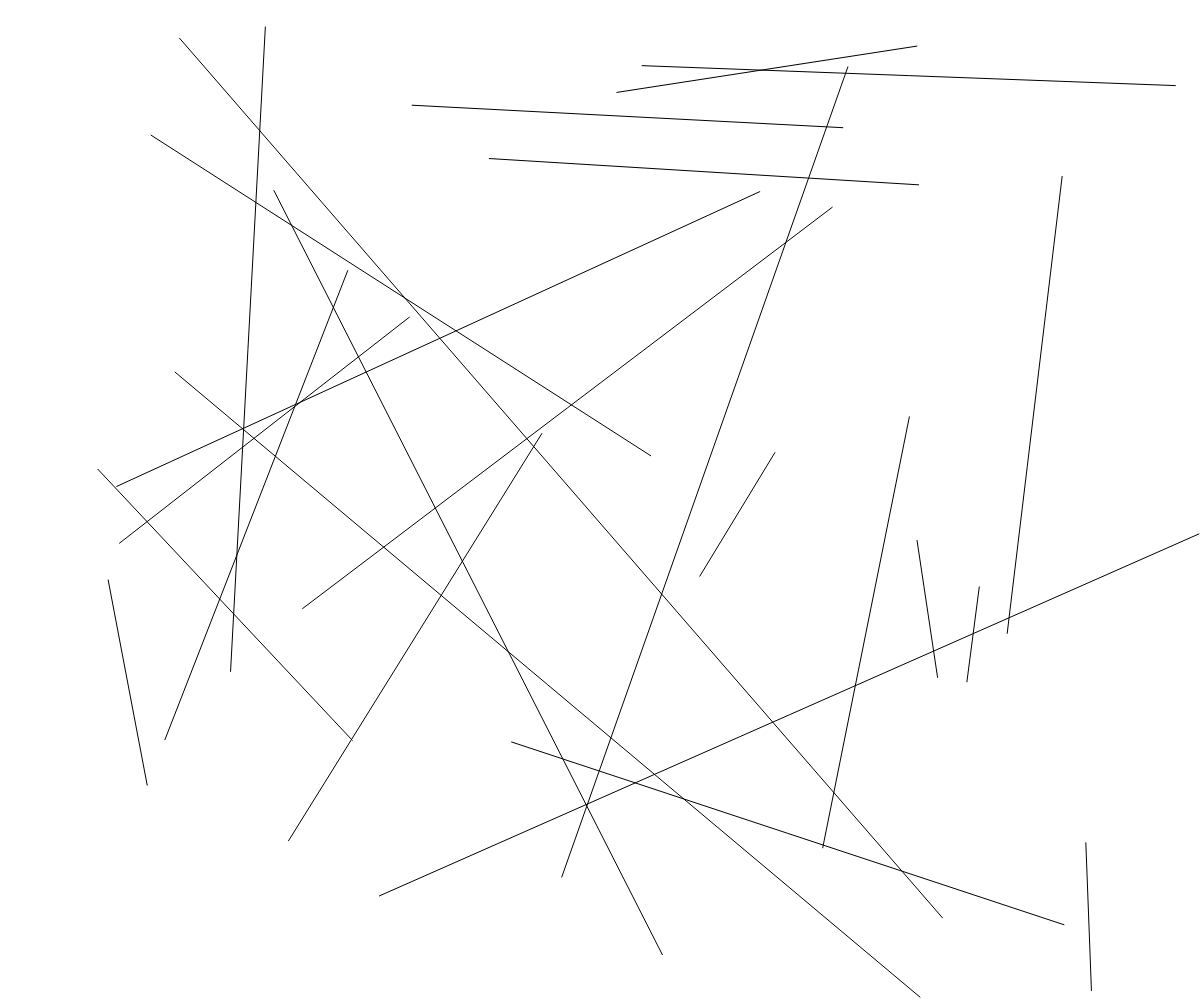
Frame 1 (no input)
Frame 60 (no input): identical to frame 1, image omitted
Frame 120 (the mouse pressed at the canvas centre since frame 60): identical to frame 1, image omitted

The p5.js sketch that drew this single still picture (run headless with seeded random() and noise() and a simulated clock; from frame 60 on, the mouse is pressed at the canvas centre):

// p5.js sketch
// ── sketch.js
function setup() {
    createCanvas(windowWidth, windowHeight);
}

function draw() {
    background('white');
    stroke('black');
    randomSeed(110);

    for (let i = 0; i < 25; i += 1) {
        let xPos1 = 0; xPos1 <= width; xPos1 += random(30, width - 30)
        let yPos1 = 0; yPos1 <= height; yPos1 += random(30, height - 30)

        // Select a random point for connecting
        let xPos2 = random(0, width);
        let yPos2 = random(0, height);

        line(xPos1, yPos1, xPos2, yPos2);
    }
}
